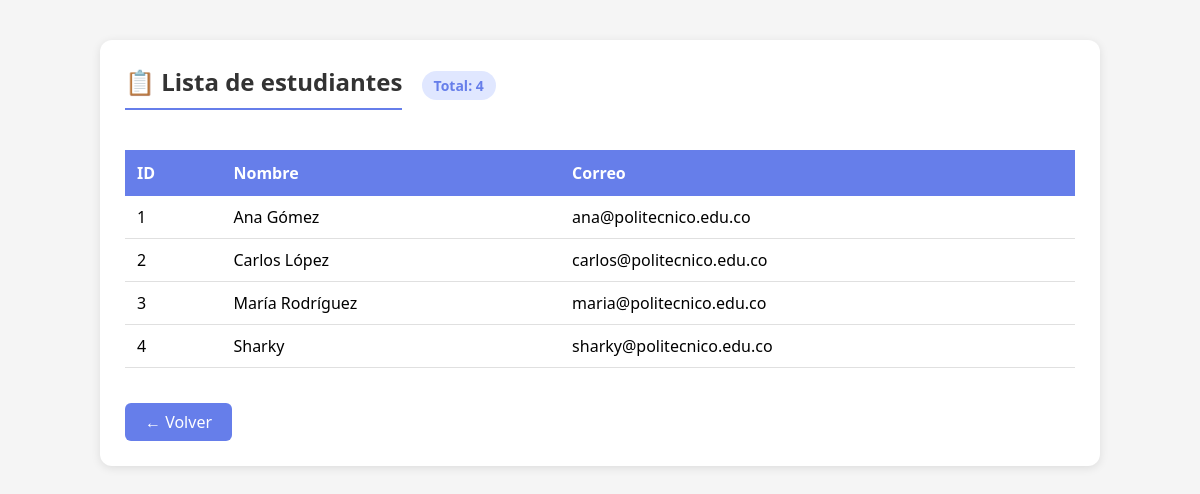
The app's page /listar.php with its own data.
### tables this page shows
CREATE TABLE `estudiantes` (
  `id` int(11) NOT NULL,
  `nombre` varchar(100) NOT NULL,
  `correo` varchar(100) NOT NULL
);

### listar.php (the view, shortened to what this page needs)
<?php
include("conexion.php");
$sql = "SELECT * FROM estudiantes";
$resultado = mysqli_query($conexion, $sql);
?>
<!DOCTYPE html>
<html>
<head>
</head>
<body>
    <div class="container">
        <div style="display: flex; justify-content: space-between; align-items: center; margin-bottom: 20px;">
            <div>
                <h2>📋 Lista de estudiantes</h2>
                <span class="contador">Total: <?php echo mysqli_num_rows($resultado); ?></span>
            </div>
        </div>
        <table>
            <thead>
                <tr>
                    <th>ID</th>
                    <th>Nombre</th>
                    <th>Correo</th>
                </tr>
            </thead>
            <tbody>
                <?php if(mysqli_num_rows($resultado) > 0): ?>
                    <?php while($fila = mysqli_fetch_assoc($resultado)): ?>
                        <tr>
                            <td><?php echo $fila['id']; ?></td>
                            <td><?php echo htmlspecialchars($fila['nombre']); ?></td>
                            <td><?php echo htmlspecialchars($fila['correo']); ?></td>
                        </tr>
                    <?php endwhile; ?>
                <?php else: ?>
                    <tr>
                        <td colspan="3" class="vacio">No hay estudiantes registrados</td>
                    </tr>
                <?php endif; ?>
            </tbody>
        </table>
        <a href="index.php" class="volver-btn">← Volver</a>
    </div>
</body>
</html>

### listar.php (style rules this page uses)
* { margin: 0; padding: 0; box-sizing: border-box; }
body { font-family: 'Segoe UI', Tahoma, Geneva, Verdana, sans-serif; background: #f5f5f5; padding: 40px 20px; }
.container { max-width: 1000px; margin: 0 auto; background: white; border-radius: 12px; padding: 25px; box-shadow: 0 2px 10px rgba(0,0,0,0.1); }
h2 { color: #333; margin-bottom: 20px; padding-bottom: 10px; border-bottom: 2px solid #667eea; display: inline-block; }
table { width: 100%; border-collapse: collapse; margin: 20px 0; }
th { background: #667eea; color: white; padding: 12px; text-align: left; font-weight: 600; }
td { padding: 10px 12px; border-bottom: 1px solid #e0e0e0; }
.volver-btn { display: inline-block; background: #667eea; color: white; padding: 8px 20px; text-decoration: none; border-radius: 6px; margin-top: 15px; transition: background 0.3s; }
.contador { background: #e0e7ff; color: #667eea; padding: 5px 12px; border-radius: 20px; font-size: 14px; font-weight: 600; display: inline-block; margin-left: 15px; }

### records on screen
estudiantes: id "1", nombre "Ana Gómez", correo "ana@politecnico.edu.co"
estudiantes: id "2", nombre "Carlos López", correo "carlos@politecnico.edu.co"
estudiantes: id "3", nombre "María Rodríguez", correo "maria@politecnico.edu.co"
estudiantes: id "4", nombre "Sharky", correo "sharky@politecnico.edu.co"

### other values on screen
mysqli_num_rows($resultado) "4"
